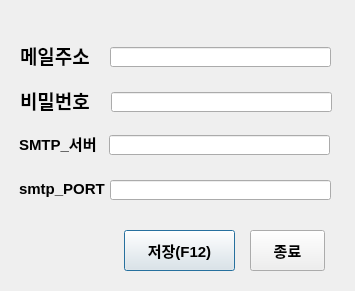
<?xml version="1.0" encoding="UTF-8"?>
<ui version="4.0">
 <class>Dialog</class>
 <widget class="QDialog" name="Dialog">
  <property name="geometry">
   <rect>
    <x>0</x>
    <y>0</y>
    <width>355</width>
    <height>291</height>
   </rect>
  </property>
  <property name="font">
   <font>
    <pointsize>11</pointsize>
    <weight>75</weight>
    <bold>true</bold>
   </font>
  </property>
  <property name="windowTitle">
   <string>Dialog</string>
  </property>
  <widget class="QPushButton" name="save_Button">
   <property name="geometry">
    <rect>
     <x>124</x>
     <y>230</y>
     <width>111</width>
     <height>41</height>
    </rect>
   </property>
   <property name="text">
    <string>저장(F12)</string>
   </property>
   <property name="shortcut">
    <string>F12</string>
   </property>
  </widget>
  <widget class="QPushButton" name="close_Button">
   <property name="geometry">
    <rect>
     <x>250</x>
     <y>230</y>
     <width>75</width>
     <height>41</height>
    </rect>
   </property>
   <property name="text">
    <string>종료</string>
   </property>
  </widget>
  <widget class="QLabel" name="label">
   <property name="geometry">
    <rect>
     <x>20</x>
     <y>45</y>
     <width>81</width>
     <height>21</height>
    </rect>
   </property>
   <property name="font">
    <font>
     <pointsize>14</pointsize>
     <weight>75</weight>
     <bold>true</bold>
    </font>
   </property>
   <property name="text">
    <string>메일주소</string>
   </property>
  </widget>
  <widget class="QLineEdit" name="sending_mail_addr_widget">
   <property name="geometry">
    <rect>
     <x>110</x>
     <y>47</y>
     <width>221</width>
     <height>20</height>
    </rect>
   </property>
   <property name="font">
    <font>
     <pointsize>11</pointsize>
     <weight>75</weight>
     <bold>true</bold>
    </font>
   </property>
   <property name="text">
    <string/>
   </property>
  </widget>
  <widget class="QLabel" name="label_2">
   <property name="geometry">
    <rect>
     <x>20</x>
     <y>90</y>
     <width>81</width>
     <height>21</height>
    </rect>
   </property>
   <property name="font">
    <font>
     <pointsize>14</pointsize>
     <weight>75</weight>
     <bold>true</bold>
    </font>
   </property>
   <property name="text">
    <string>비밀번호</string>
   </property>
  </widget>
  <widget class="QLineEdit" name="sending_pw_widget">
   <property name="geometry">
    <rect>
     <x>111</x>
     <y>92</y>
     <width>221</width>
     <height>20</height>
    </rect>
   </property>
   <property name="font">
    <font>
     <pointsize>11</pointsize>
     <weight>75</weight>
     <bold>true</bold>
    </font>
   </property>
   <property name="text">
    <string/>
   </property>
  </widget>
  <widget class="QLabel" name="label_3">
   <property name="geometry">
    <rect>
     <x>19</x>
     <y>178</y>
     <width>91</width>
     <height>21</height>
    </rect>
   </property>
   <property name="font">
    <font>
     <pointsize>11</pointsize>
     <weight>75</weight>
     <bold>true</bold>
    </font>
   </property>
   <property name="text">
    <string>smtp_PORT</string>
   </property>
  </widget>
  <widget class="QLabel" name="label_4">
   <property name="geometry">
    <rect>
     <x>19</x>
     <y>133</y>
     <width>91</width>
     <height>21</height>
    </rect>
   </property>
   <property name="font">
    <font>
     <pointsize>11</pointsize>
     <weight>75</weight>
     <bold>true</bold>
    </font>
   </property>
   <property name="text">
    <string>SMTP_서버</string>
   </property>
  </widget>
  <widget class="QLineEdit" name="sending_mail_smtp_widget">
   <property name="geometry">
    <rect>
     <x>109</x>
     <y>135</y>
     <width>221</width>
     <height>20</height>
    </rect>
   </property>
   <property name="font">
    <font>
     <pointsize>11</pointsize>
     <weight>75</weight>
     <bold>true</bold>
    </font>
   </property>
   <property name="text">
    <string/>
   </property>
  </widget>
  <widget class="QLineEdit" name="sending_port_widget">
   <property name="geometry">
    <rect>
     <x>110</x>
     <y>180</y>
     <width>221</width>
     <height>20</height>
    </rect>
   </property>
   <property name="font">
    <font>
     <pointsize>11</pointsize>
     <weight>75</weight>
     <bold>true</bold>
    </font>
   </property>
   <property name="text">
    <string/>
   </property>
  </widget>
 </widget>
 <resources/>
 <connections>
  <connection>
   <sender>close_Button</sender>
   <signal>clicked()</signal>
   <receiver>Dialog</receiver>
   <slot>close_exit()</slot>
   <hints>
    <hint type="sourcelabel">
     <x>294</x>
     <y>171</y>
    </hint>
    <hint type="destinationlabel">
     <x>354</x>
     <y>204</y>
    </hint>
   </hints>
  </connection>
  <connection>
   <sender>save_Button</sender>
   <signal>clicked()</signal>
   <receiver>Dialog</receiver>
   <slot>email_save()</slot>
   <hints>
    <hint type="sourcelabel">
     <x>172</x>
     <y>165</y>
    </hint>
    <hint type="destinationlabel">
     <x>106</x>
     <y>163</y>
    </hint>
   </hints>
  </connection>
 </connections>
 <slots>
  <slot>email_save()</slot>
  <slot>close_exit()</slot>
 </slots>
</ui>
